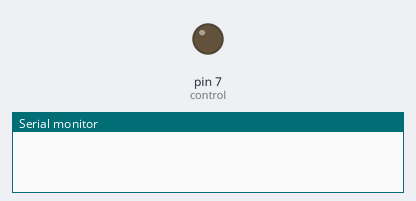
A sketch run on a simulated Arduino Uno, built with avr-gcc and run on an emulated ATmega328P. On the bench: output pins drawn as LEDs (lit = HIGH), the last lines printed to the serial monitor.

Above: at 0.1 s.
At 64.1 s:
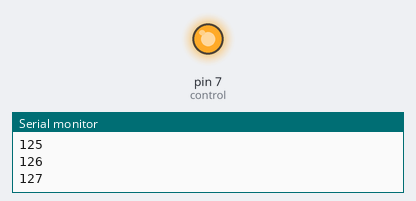
Timing chart, 0 to 129.0 s (numbered marks = the images above):
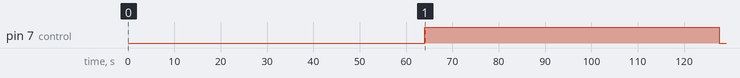

The sketch:

motor_arduino.ino
```cpp
int control = 7 ;
void setup(){
  pinMode(control, OUTPUT) ;
  Serial.begin(9600);
  }
void loop(){
for ( int n = 0 ; n < 255 ; n++){
analogWrite (control, n) ;
delay(500);
Serial.println(n);
}
}
```

Measured:
- by itself, pin 7 (control): LOW → HIGH at 64.0 s, → LOW 63.5 s later
